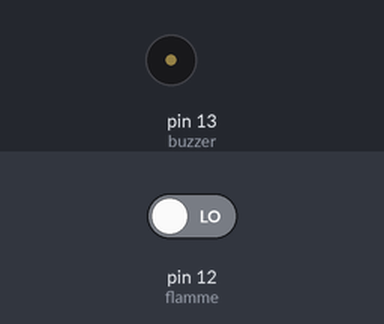
The sketch below on a simulated Arduino Uno, built with avr-gcc and run on an emulated ATmega328P. On the bench: buzzer (waves = sounding). Inputs (shaded band) come from the test bench; at power-on: pin 12 (flamme) LOW.

Above: at 1.2 s.
1.3 s: pin 12 (flamme) driven HIGH
At 1.9 s:
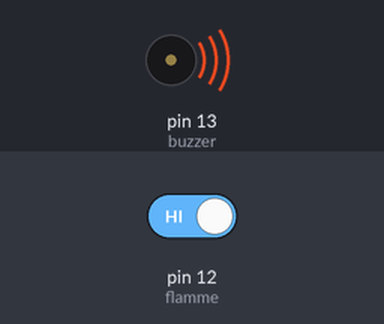
Timing chart, 0 to 4.3 s (numbered marks = the images above; inputs shaded):
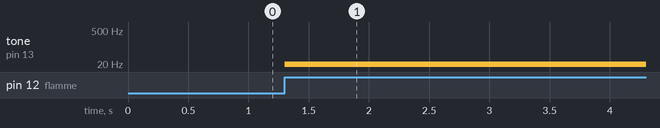

Measured:
- after the input at 1.3 s, tone on pin 13 (buzzer): silent → 10 Hz at once

The sketch:

flamme.ino
```cpp
int buzzer = 13;
int flamme = 12;
void setup() {
  pinMode(buzzer, OUTPUT);
  pinMode(flamme, INPUT);

}

void loop() {
  if(digitalRead(flamme)){
    tone(buzzer, 10, 1000);
  //  delay(1000);
  }

}
```
